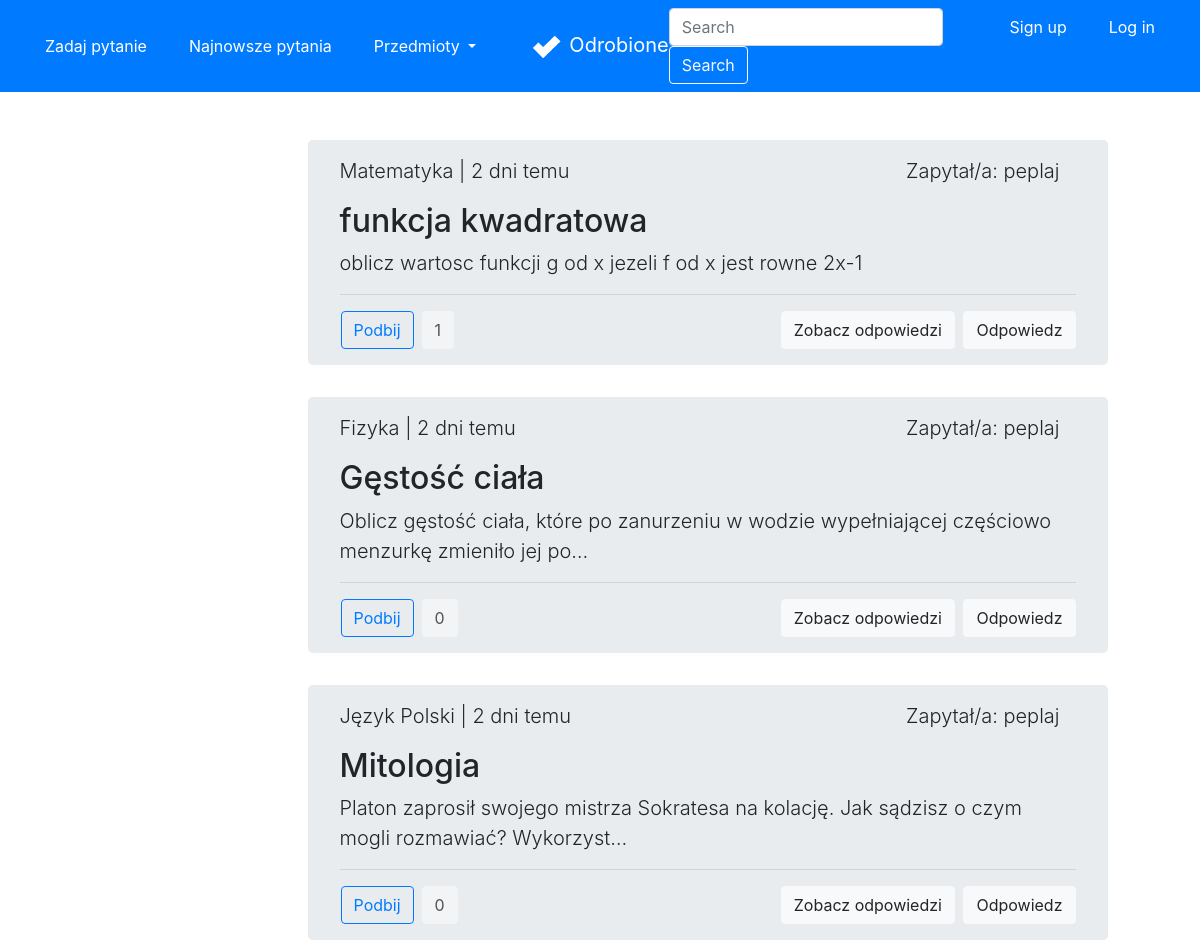
The app's page /latest (upper part), older data.
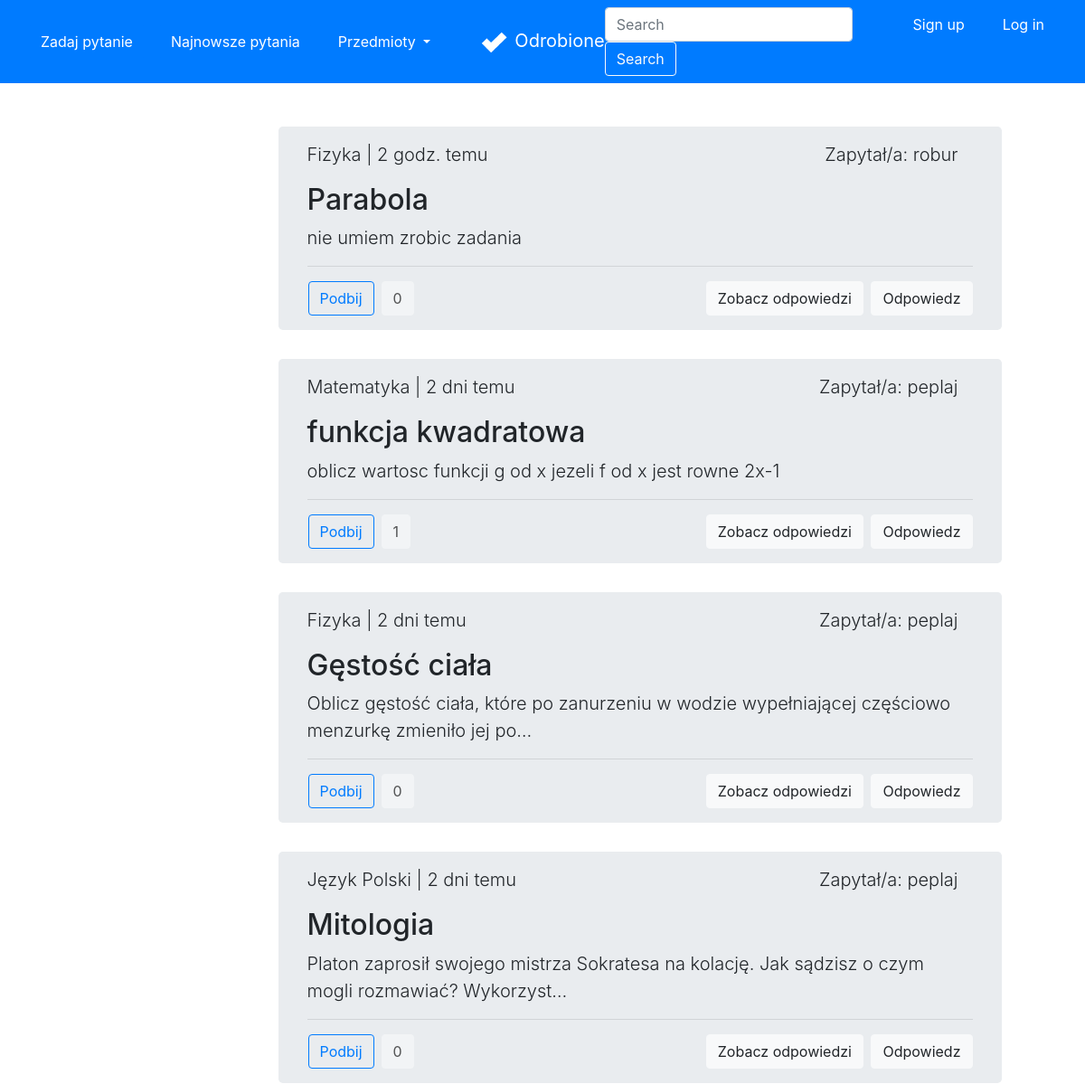
The same page, newer data.
### forum/models.py (models this page shows, shortened)
class Question(Model):
    title = CharField(max_length=300)
    desc = TextField()
    image = ImageField(upload_to='images/', blank=True)
    createDate = DateTimeField(auto_now_add=True)
    user = ForeignKey(User, on_delete=CASCADE)
    schools = [
        ('', 'Wybierz szkołę'),
        ('ps', 'Szkoła Podstawowa'),
        ('ms', 'Szkoła Średnia'),
        ('cl', 'Studia'),
    ]
    school = CharField(max_length=2, choices=schools,
                       default='')
    subjects = [
        ('', 'Wybierz przedmiot'),
        ('mat', 'Matematyka'),
        ('fiz', 'Fizyka'),
        ('inf', 'Informatyka'),
        ('pol', 'Język Polski'),
        ('ang', 'Język Angielski'),
        ('nmc', 'Język Niemiecki'),
        ('his', 'Historia'),
        ('bio', 'Biologia'),
        ('che', 'Chemia'),
        ('geo', 'Geografia'),
    ]
    subject = CharField(max_length=3, choices=subjects,
                        default='')
    likes = ManyToManyField(User, related_name='likes', blank=True)
    def total_likes(self):
        return self.likes.count()
    def display_time(self):
        mytimezone = timezone.utc
        now = datetime.now(mytimezone)
        diff = (now - self.createDate).days
        if diff == 0:
            if str(now - self.createDate).split(":")[0] == "0":
                if now.hour == self.createDate.hour and now.minute - self.createDate.minute != 0:
                    return str(now.minute - self.createDate.minute)+" min. temu"
                if now.minute - self.createDate.minute != 0:
                    return str(now - self.createDate).split(":")[1]+" min. temu"
                else:
                    return "teraz"
            else:
                return str(now - self.createDate).split(":")[0] + " godz. temu"
        else:
            if diff == 1:
                return str(diff)+" dzień temu"
            else:
                return str(diff)+" dni temu"
    def display_subject(self):
        mySubjects = {'mat': 'Matematyka', 'fiz': 'Fizyka', 'inf': 'Informatyka',
                      'pol': 'Język Polski', 'ang': 'Język Angielski', 'nmc': 'Język Niemiecki',
                      'his': 'Historia', 'bio': 'Biologia', 'che': 'Chemia', 'geo': 'Geografia'}
        return mySubjects[self.subject]

### accounts/models.py (models this page shows)
class User(AbstractUser):
    email = models.EmailField(_('email address'), unique=True)

### forum/views.py (the view)
# urls.py: path('latest', views.latest, name='latest'),
def latest(request):
    questions = Question.objects.all().order_by('-createDate')
    for question in questions:
        if question.likes.filter(id=request.user.id).exists():
            question.is_liked = True
        else:
            question.is_liked = False
    return render(request, 'forum/latest.html',
                  {'questions': questions})

### forum/templates/forum/latest.html (shortened to what this page needs)
{% extends 'forum/base.html' %}
{% block content %}
<div class="row justify-content-center">
    <div class="col-md-6">
        <br>
        <br>
        {% for question in questions %}
        <div class="jumbotron py-3" style="height: fit-content; width: 800px;">
            <div class="row">
                <div class="col text-left">
                    <p class="lead">{{question.display_subject}} | {{question.display_time}}</p>
                </div>
                <div class="col text-right mr-3">
                    <p class="lead">Zapytał/a: {{question.user}}</p>
                </div>
            </div>
            <h2 class="display">{{question.title}}</h2>
            <p class="lead">{{question.desc|truncatechars:100}}</p>
            <hr class="my-2">
            <div class="row mt-3">
                <div class="col content-left">
                    <div class="row">
                        <form action="{% url 'like' question.id %}" method="POST">
                            {% if question.is_liked %}
                            <button type="submit" class="btn btn-primary ml-3">Podbij</button>
                            {% else %}
                            <button type="submit" class="btn btn-outline-primary ml-3">Podbij</button>
                            {% endif %}
                        </form>
                        <a class="btn btn-light disabled ml-2" style="color: black;" href="#"
                            role="button">{{question.total_likes}}</a>
                    </div>
                </div>
                <div class="col text-right">
                    <a class="btn btn-light mr-1" href="{% url 'detail' question.id %}" role="button">Zobacz
                        odpowiedzi</a>
                    <a class="btn btn-light" href="#" role="button">Odpowiedz</a>
                </div>
            </div>
        </div>
        {% endfor %}
    </div>
</div>
{% endblock content %}

Row changes from the older to the newer data that the page shows:
added Question: display_subject "Fizyka", display_time "2 godz. temu", user "robur", title "Parabola", desc "nie umiem zrobic zadania", shows "Podbij", total_likes "0"
